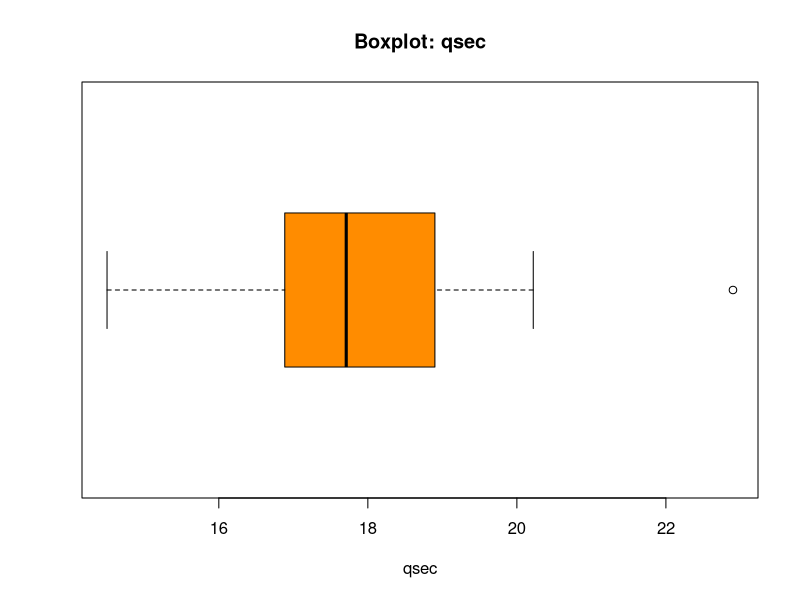
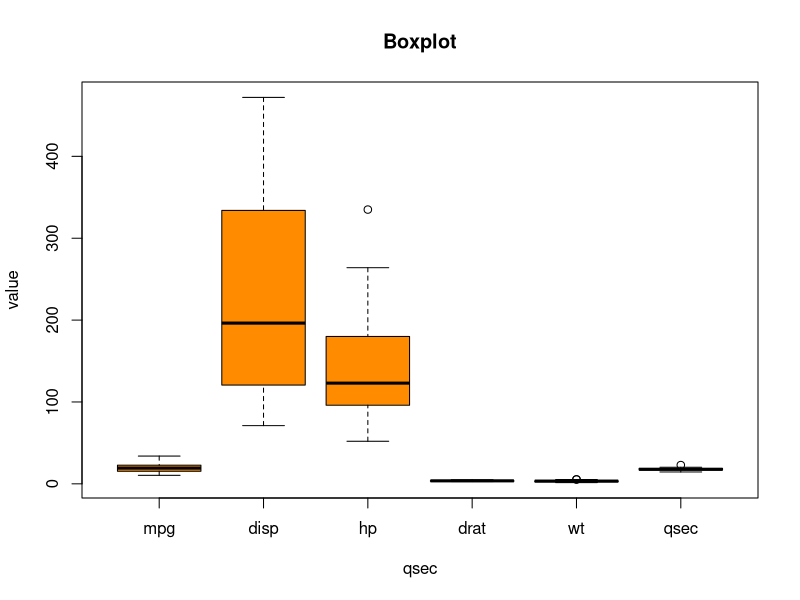
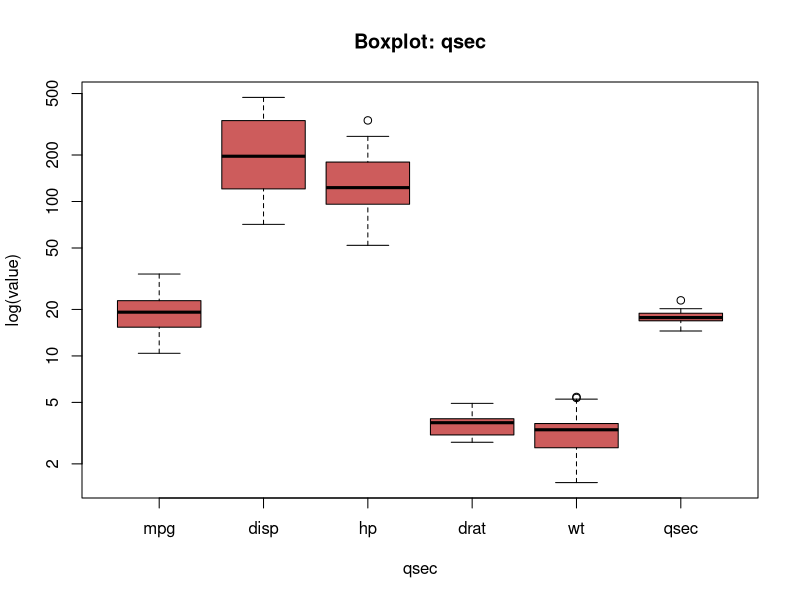
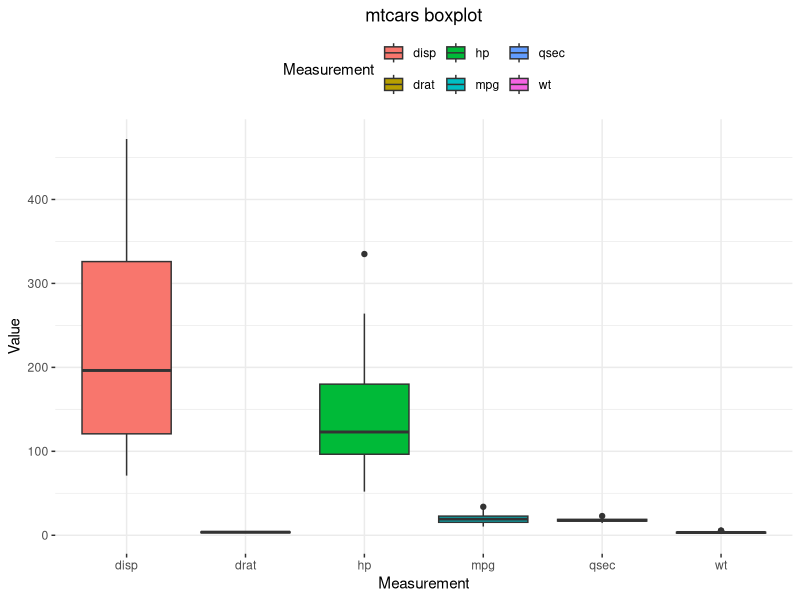
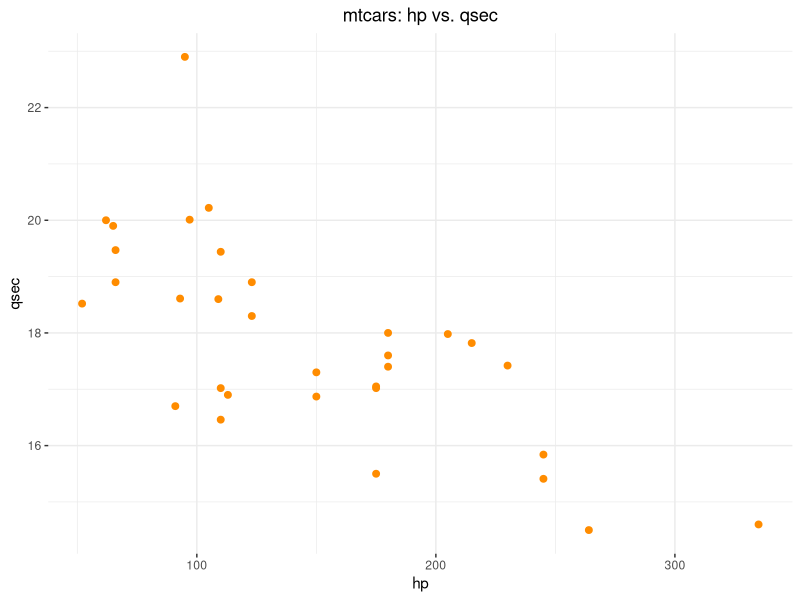
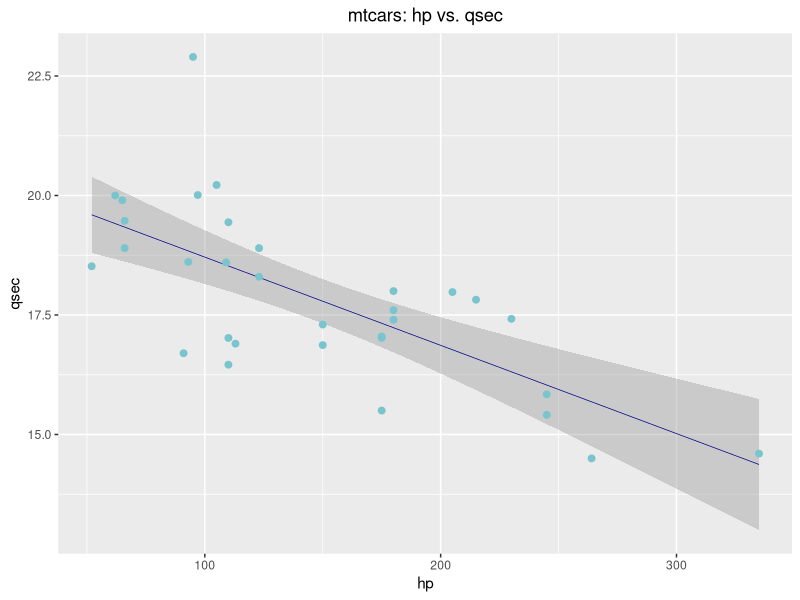
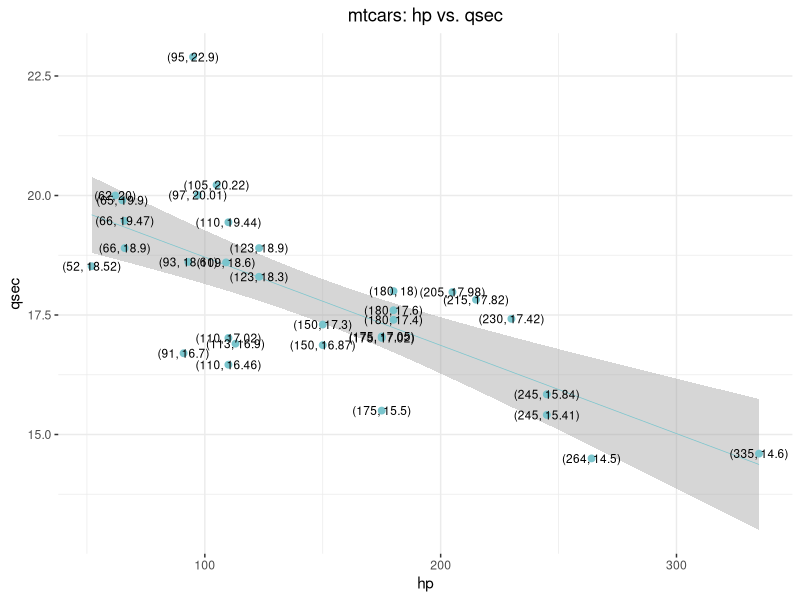
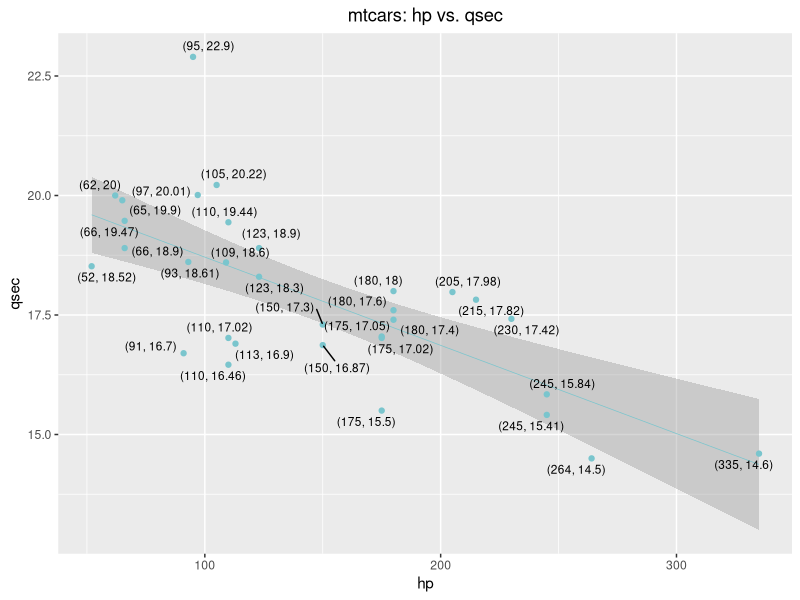

Write R code to recreate these figures, in order.
## ---- chunk 1
data(mtcars)
head(mtcars)
## ---- chunk 2
print(paste0("mtcars has ", 
             dim(mtcars)[1], 
             " rows and ", 
             dim(mtcars)[2], 
             " columns."))
## ---- chunk 3
summary(mtcars)
## ---- chunk 4
mean(mtcars$qsec)
## ---- chunk 5
median(mtcars$qsec)
## ---- chunk 6
min(mtcars$qsec)
## ---- chunk 7
max(mtcars$qsec)
## ---- chunk 8
range(mtcars$qsec)
## ---- chunk 9
rangeQsec <- abs(Reduce("-", range(mtcars$qsec)))
print(rangeQsec)
## ---- chunk 10
quantile(mtcars$qsec, probs = .25)
## ---- chunk 11
quantile(mtcars$qsec, probs = c(.25, .5, .75))
## ---- chunk 12
boxplot(mtcars$qsec,
        horizontal = TRUE, 
        xlab = "qsec",
        col = "darkorange",
        main = "Boxplot: qsec")
## ---- chunk 13
## NOTE: Boxplot "fences" and outlier detection
# Q3 = 75 percentile, Q1 = 25 percentile
Q3 <- quantile(mtcars$qsec, .75)
Q3
## ---- chunk 14
Q1 <- quantile(mtcars$qsec, .25)
Q1
## ---- chunk 15
# IQ = Q3 - Q1; Interquartile range
IQR <- unname(Q3 - Q1)
IQR
## ---- chunk 16
lif <- Q1 - 1.5*IQR
uif <- Q3 + 1.5*IQR
lof <- Q1 - 3*IQR
uof <- Q3 + 3*IQR
mtcars$qsec[mtcars$qsec > uif]
## ---- chunk 17
mtcars$qsec[mtcars$qsec > uof]
## ---- chunk 18
boxplot(mtcars[ , c('mpg', 'disp', 'hp', 'drat', 'wt', 'qsec')], 
        horizontal = FALSE, 
        xlab="qsec",
        ylab = "value",
        col = "darkorange",
        main = "Boxplot")
## ---- chunk 19
boxplot(mtcars[ , c('mpg', 'disp', 'hp', 'drat', 'wt', 'qsec')], 
        horizontal = FALSE, 
        xlab="qsec",
        ylab = "log(value)",
        log = "y",
        col = "indianred",
        main = "Boxplot: qsec")
## ---- chunk 20
library(tidyverse)
mtcars$id <- 1:dim(mtcars)[1]

mtcarsPlot <- mtcars %>%
  select(id, mpg, disp, hp, drat, wt, qsec) %>% 
  pivot_longer(cols = -id,
               names_to = "Measurement",
               values_to = "Value")

head(mtcarsPlot, 30)
## ---- chunk 21
ggplot(data = mtcarsPlot, 
       aes(x = Measurement, 
           y = Value, 
           fill = Measurement)) +
  geom_boxplot() + 
  ggtitle("mtcars boxplot") + 
  theme_bw() + 
  theme(panel.border = element_blank()) + 
  theme(plot.title = element_text(hjust = .5)) +
  theme(legend.position = "top")
## ---- chunk 22
ggplot(data = mtcars, 
       aes(x = hp, 
           y = qsec)) + 
  geom_point(size = 2, color = "darkorange") +
  ggtitle("mtcars: hp vs. qsec") + 
  theme_bw() +
  theme(panel.border = element_blank()) + 
  theme(plot.title = element_text(hjust = .5))
## ---- chunk 23
ggplot(data = mtcars, 
       aes(x = hp, 
           y = qsec)) + 
  geom_smooth(method = "lm", size = .25, color = "darkblue",) + 
  geom_point(size = 2, color = "cadetblue3") +
  ggtitle("mtcars: hp vs. qsec") + 
  theme(panel.border = element_blank()) + 
  theme(plot.title = element_text(hjust = .5))
## ---- chunk 24
mtcarsPlot <- mtcars %>% 
  select(hp, qsec)

mtcarsPlot$label <- paste0("(", 
                           mtcarsPlot$hp, ", ", 
                           mtcarsPlot$qsec, 
                           ")")
ggplot(data = mtcarsPlot, 
       aes(x = hp, 
           y = qsec, 
           label = label)) + 
  geom_smooth(method = "lm", size = .25, color = "cadetblue3") + 
  geom_point(size = 2, color = "cadetblue3") +
  geom_text(size = 3) + 
  ggtitle("mtcars: hp vs. qsec") + 
  theme_bw() +
  theme(panel.border = element_blank()) + 
  theme(plot.title = element_text(hjust = .5))
## ---- chunk 25
library(ggrepel)
mtcarsPlot <- mtcars %>% 
  select(hp, qsec)
mtcarsPlot$label <- paste0("(", 
                           mtcarsPlot$hp, ", ", 
                           mtcarsPlot$qsec, 
                           ")")
ggplot(data = mtcarsPlot, 
       aes(x = hp, 
           y = qsec, 
           label = label)) + 
  geom_smooth(method = "lm", size = .25, color = "cadetblue3") + 
  geom_point(size = 1.5, color = "cadetblue3") +
  geom_text_repel(size = 3) + 
  ggtitle("mtcars: hp vs. qsec") + 
  theme(panel.border = element_blank()) + 
  theme(plot.title = element_text(hjust = .5))
## ---- chunk 26
mtcarsPlot <- mtcars %>% 
  select(cyl) %>% 
  group_by(cyl) %>% 
  summarise(count = n())
mtcarsPlot
## ---- chunk 27
ggplot(data = mtcarsPlot, 
       aes(x = cyl, 
           y = count)) + 
  geom_bar(stat = "identity", fill = "cadetblue4", width = .5) + 
  ggtitle("Number of cylinders across the models found in mtcars") +
  theme(panel.border = element_blank()) + 
  theme(plot.title = element_text(hjust = .5))
## ---- chunk 28
ggplot(mtcars, 
       aes(x = hp, 
           fill = cyl, 
           group = cyl)) + 
  geom_density(alpha = .15, color = "black") + 
  ggtitle("Distrubutions of hp across cyl") + 
  xlab('hp') + 
  ylab('Density') + 
  theme_bw() + 
  theme(panel.border = element_blank()) +
  theme(plot.title = element_text(hjust = .5))
## ---- chunk 29
mtcars$cyl <- as.factor(mtcars$cyl)
ggplot(mtcars, 
       aes(x = hp, 
           fill = cyl, 
           group = cyl)) + 
  geom_density(alpha = .15, color = "black") + 
  ggtitle("Distrubutions of hp across cyl") + 
  xlab('hp') + 
  ylab('Density') + 
  theme_bw() + 
  theme(panel.border = element_blank()) +
  theme(plot.title = element_text(hjust = .5))
## ---- chunk 30
ggplot(mtcars, 
       aes(x = hp)) + 
  geom_density(alpha = .15, color = "black", fill = "darkorange") + 
  ggtitle("Distrubution of hp in mtcars") + 
  xlab('hp') + 
  ylab('Density') + 
  theme_bw() + 
  theme(panel.border = element_blank()) +
  theme(plot.title = element_text(hjust = .5))
## ---- chunk 31
distribution <- 
  mtcars %>% 
  select(cyl, gear, qsec) %>% 
  group_by(cyl, gear) %>% 
  summarise(meanQsec = mean(qsec),
            count = n())
print(distribution)
## ---- chunk 32
ggplot(distribution, 
       aes(x = cyl, 
           y = gear, 
           size = meanQsec, 
           label = meanQsec)) + 
  geom_point(color = "cadetblue3") +
  ggtitle("Mean qsec across cyl and gear in mtcars") + 
  geom_text_repel(size = 3) + 
  theme_bw() + 
  theme(panel.border = element_blank()) +
  theme(plot.title = element_text(hjust = .5))
## ---- chunk 33
ggplot(distribution, 
       aes(x = gear, 
           y = meanQsec, 
           label = meanQsec)) + 
  geom_bar(stat = "identity", 
           color = "black", 
           fill = "darkorange") +
  facet_wrap(~cyl) + 
  ggtitle("Mean qsec across cyl and gear in mtcars") + 
  geom_text_repel(size = 3) + 
  theme_bw() + 
  theme(panel.border = element_blank()) +
  theme(plot.title = element_text(hjust = .5))
